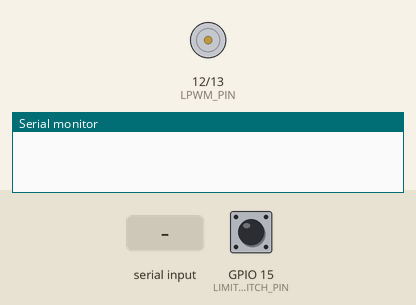
A sketch run on a simulated ESP32. On the bench: motor-driver pin pairs drawn as motors (green arrow = first pin HIGH = forward, orange = second pin HIGH = backward, longer = more drive), the last lines printed to the serial monitor. Inputs (shaded band) come from the test bench; at power-on: GPIO 15 (LIMIT_SWITCH_PIN) HIGH.

Above: at 1.2 s.
1.3 s: "FWD\n" received over Serial
At 1.8 s:
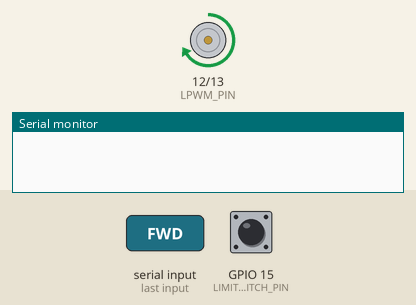
2.8 s: "REV\n" received over Serial
At 4.0 s:
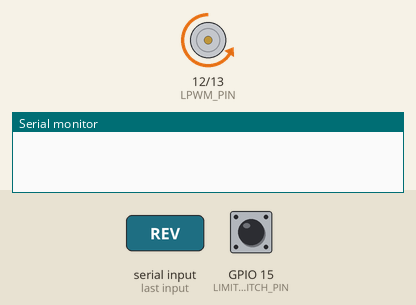
4.3 s: GPIO 15 (LIMIT_SWITCH_PIN) pulled LOW for 0.15 s
At 5.4 s:
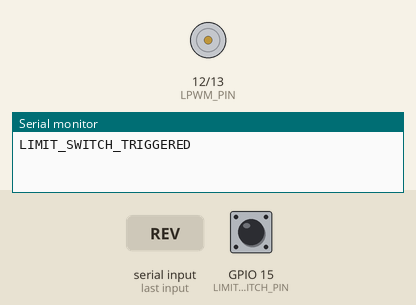
Timing chart, 0 to 7.3 s (numbered marks = the images above; inputs shaded):
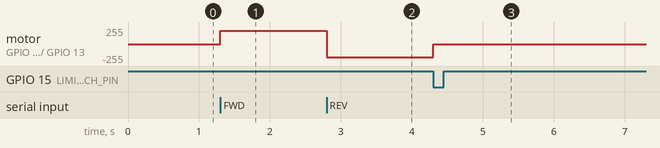

Measured:
- after the input at 1.3 s, motor on GPIO 12 (LPWM_PIN) / GPIO 13 (RPWM_PIN): stopped → forward 199/255 at once
- after the input at 2.8 s, motor on GPIO 12 (LPWM_PIN) / GPIO 13 (RPWM_PIN): forward 199/255 → backward 199/255 at once
- after the input at 4.3 s, motor on GPIO 12 (LPWM_PIN) / GPIO 13 (RPWM_PIN): backward 199/255 → stopped at once

The sketch:

ESP32_BTS7960.ino
```cpp
#include <Arduino.h>

#define LPWM_PIN 12
#define RPWM_PIN 13
#define LIMIT_SWITCH_PIN 15
#define CONSTANT_SPEED 200
#define PWM_FREQ 1000
#define PWM_RESOLUTION 8

volatile bool limit_triggered = false;

void limitSwitchISR() {
  limit_triggered = true;
}

void forward() {
  ledcWrite(0, CONSTANT_SPEED);
  ledcWrite(1, 0);
}

void reverse() {
  ledcWrite(0, 0);
  ledcWrite(1, CONSTANT_SPEED);
}

void stop_motor() {
  ledcWrite(0, 0);
  ledcWrite(1, 0);
}

void process_command(String cmd) {
  cmd.trim();

  if (cmd == "FWD") {
    forward();
  }
  else if (cmd == "REV") {
    reverse();
  }
  else if (cmd == "STOP") {
    stop_motor();
  }
  else if (cmd == "STATUS") {
    Serial.print("LIMIT:");
    Serial.println(limit_triggered ? "1" : "0");
  }
  else {
    Serial.println("ERROR:Invalid command");
  }
}

void setup() {
  Serial.begin(115200);

  pinMode(LPWM_PIN, OUTPUT);
  pinMode(RPWM_PIN, OUTPUT);
  pinMode(LIMIT_SWITCH_PIN, INPUT_PULLUP);

  ledcSetup(0, PWM_FREQ, PWM_RESOLUTION);
  ledcSetup(1, PWM_FREQ, PWM_RESOLUTION);
  ledcAttachPin(LPWM_PIN, 0);
  ledcAttachPin(RPWM_PIN, 1);

  attachInterrupt(digitalPinToInterrupt(LIMIT_SWITCH_PIN), limitSwitchISR, FALLING);
}

void loop() {
  if (limit_triggered) {
    stop_motor();
    Serial.println("LIMIT_SWITCH_TRIGGERED");
    limit_triggered = false;
  }

  if (Serial.available() > 0) {
    String cmd = Serial.readStringUntil('\n');
    process_command(cmd);
  }
}
```
